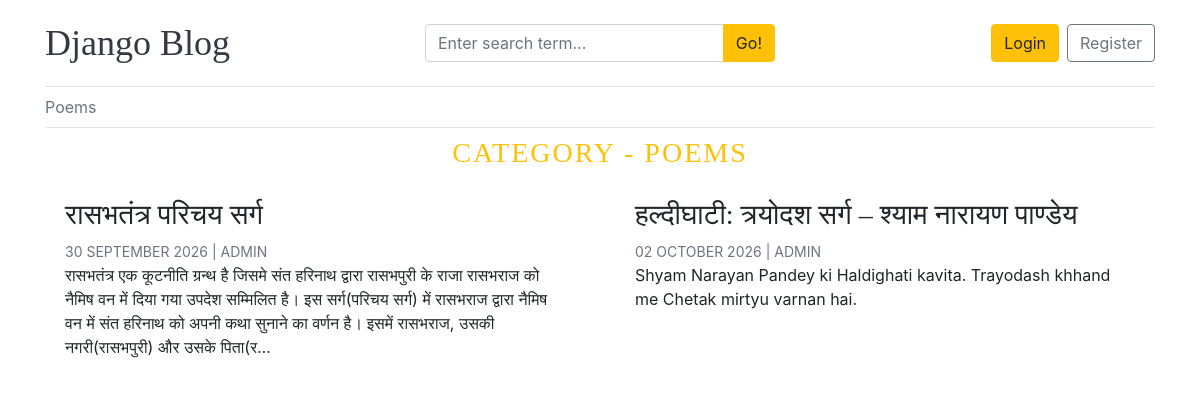
/category/16/, run on the app's committed database.
### about_us/models.py (models this page shows, shortened)
class About(models.Model):
    site_name=models.CharField(max_length=50)
    site_tagline=models.TextField(max_length=255)
    site_icon_svg = models.TextField(max_length=2000, null=True)
    about_heading=models.CharField(max_length=60)
    about_text=models.TextField(max_length=255)
    founder = models.CharField(max_length=25,null=True)
    address = models.TextField(max_length=255,null=True)
    company=models.CharField(max_length=70,null=True)
    company_icon_svg = models.TextField(max_length=2000,null=True)
    created_at = models.DateTimeField(auto_now_add=True)
    updated_at = models.DateTimeField(auto_now=True)
    class Meta:
        verbose_name_plural='About'

### blogs/models.py (models this page shows, shortened)
class Category(models.Model):
    category_name = models.CharField(max_length=50, unique=True)
    created_at = models.DateTimeField(auto_now_add=True)
    updated_at = models.DateTimeField(auto_now=True)
    class Meta:
        verbose_name_plural = "Categories"
    def __str__(self) -> str:
        return self.category_name

class Blog(models.Model):
    title = models.CharField(max_length=100)
    slug = models.SlugField(max_length=150, unique=True, blank=True)
    category = models.ForeignKey(Category, on_delete=models.CASCADE)
    author = models.ForeignKey(User, on_delete=models.CASCADE)
    featured_image = models.ImageField(upload_to='uploads/%Y/%m/%d')
    short_description = models.TextField(max_length=500)
    blog_body = models.TextField(max_length=20000)
    status = models.CharField(max_length=24,choices=STATUS_CHOICES, default='Draft')
    is_featured = models.BooleanField(default=False)
    created_at = models.DateTimeField(auto_now_add=True)
    updated_at = models.DateTimeField(auto_now=True)

### blogs/views.py (the view)
# urls.py: path('<int:category_id>/', views.posts_by_category, name='posts_by_category')
def posts_by_category(request, category_id):
    posts = Blog.objects.filter(status='Published', category=category_id)
    category = get_object_or_404(Category,pk=category_id)
    return render(request, 'post_by_category.html', {'posts': posts, 'category': category})

### blogs/context_processors.py (called while the page is built)
def get_categories(request):
    categories = Category.objects.all()
    try:
        about = About.objects.get()
    except:
        about = None
    return dict(categories=categories, about=about)

def get_social_links(request):
    social_links = SocialLink.objects.all()
    return dict(social_links=social_links)

### templates/post_by_category.html (shortened to what this page needs)
{% extends 'base.html' %}
{% block content %}
    <h3 class="text-uppercase text-warning text-center" style="letter-spacing:2px">Category - {{ category }}</h3>
    <div class="row mb-2">
    {% if posts %}
        {% for post in posts %}
                <div class="col-md-6 mb-4">
                    <div class="card border-0 h-100">
                        <div class="card-body">
                            <h3>{{ post.title }}</h3>
                            <small class="mb-1 text-muted text-uppercase">{{ post.created_at|date:'d F Y' }}
                                | {{ post.author }}</small>
                            <p class="card-text">{{ post.short_description|truncatechars:260 }}</p>
                        </div>
                    </div>
                </div>
        {% endfor %}
        {% else %}
        <p>No Posts Found</p>
    {% endif %}
    </div>
{% endblock %}

### templates/base.html (shortened to what this page needs)
{% load static %}
<!DOCTYPE html>
<html lang="en">
<head>
    <link href="https://cdn.jsdelivr.net/npm/bootstrap@4.6.2/dist/css/bootstrap.min.css"
          rel="stylesheet">
    <link rel="stylesheet"
          href="https://cdnjs.cloudflare.com/ajax/libs/font-awesome/4.7.0/css/font-awesome.min.css">
    <link href="{% static 'css/blog.css' %}" rel="stylesheet">
    <link rel="stylesheet" href="https://cdnjs.cloudflare.com/ajax/libs/highlight.js/11.12.0/styles/default.min.css">
    <link rel="stylesheet" href="https://cdnjs.cloudflare.com/ajax/libs/highlight.js/11.11.1/styles/hybrid.min.css">
</head>
<body>
<div class="container">
    {% if not '/dashboard' in request.path %}
        <header class="blog-header py-3 border-bottom">
            <div class="row align-items-center">
                <div class="col-12 col-md-4 text-center text-md-left mb-2 mb-md-0">
                    <a class="blog-header-logo text-dark"
                       href="/">
                        {{ about.site_name }}
                    </a>
                </div>
                <div class="col-12 col-md-4 mb-2 mb-md-0">
                    <form action="{% url 'search' %}"
                          method="GET">
                        <div class="input-group">
                            <input
                                    class="form-control"
                                    type="text"
                                    name="keyword"
                                    value="{{ keyword }}"
                                    placeholder="Enter search term..."
                                    aria-label="Search"
                                    required
                            >
                            <div class="input-group-append">
                                <button
                                        type="submit"
                                        class="btn btn-warning">
                                    Go!
                                </button>
                            </div>
                        </div>
                    </form>
                </div>
                <div class="col-12 col-md-4
                        d-flex
                        justify-content-center
                        justify-content-md-end
                        align-items-center">
                    {% if not user.is_authenticated %}
                        <a class="btn btn-warning"
                           href="{% url 'login' %}">
                            Login
                        </a>
                        <a class="btn btn-outline-secondary ml-2"
                           href="{% url 'register' %}">
                            Register
                        </a>
                    {% endif %}
                </div>
            </div>
        </header>
        <div class="nav-scroller py-1 mb-2 border-bottom">
            <nav class="nav justify-content-start">
                {% for category in categories %}
                    <a class="py-1 pr-3 pl-0 text-muted" href="/category/{{ category.id }}">
                        {{ category }}
                    </a>
                {% endfor %}
            </nav>
        </div>
    {% else %}
        <header class="d-flex justify-content-center py-3">
            <div class="nav nav-pills">
                <h1>Admin Panel</h1>
            </div>
        </header>
    {% endif %}
    <main role="main">
        {% block content %}
        {% endblock %}
    </main>
</div>
</body>
</html>

### static/css/blog.css (style rules this page uses)
.blog-header { border-bottom: 1px solid #e5e5e5; }
.blog-header-logo { font-family: "Playfair Display", Georgia, "Times New Roman", serif; font-size: 2.25rem; }
h1, h2, h3, h4, h5, h6 { font-family: "Playfair Display", Georgia, "Times New Roman", serif; }

### data on the page
About: site_name "Django Blog"
Category: category_name "Poems", category_name "POEMS"
Blog: title "रासभतंत्र परिचय सर्ग", created_at "30 SEPTEMBER 2026", author "ADMIN", short_description "रासभतंत्र एक कूटनीति ग्रन्थ है जिसमे संत हरिनाथ द्वारा रासभपुरी के राजा रासभराज को नैमिष वन में दिया गया उपदेश सम्मिलित है। इस सर्ग(परिचय सर्ग) में रासभराज द्वारा नैमिष वन में संत हरिनाथ को अपनी कथा सुनाने का वर्णन है। इसमें रासभराज, उसकी नगरी(रासभपुरी) और उसके पिता(र…"
Blog: title "हल्दीघाटी: त्रयोदश सर्ग – श्याम नारायण पाण्डेय", created_at "02 OCTOBER 2026", author "ADMIN", short_description "Shyam Narayan Pandey ki Haldighati kavita. Trayodash khhand me Chetak mirtyu varnan hai."
